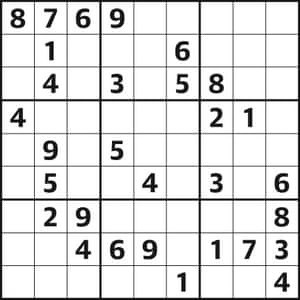
#> input picture sodokufail/sodoku.jpg, 300 x 300 px
$ python sodoku2.py
#> lines starting #> are read from the running program, lines starting #| are printed output that depends on the picture; after the words box and inside, x2 and y2 are one past the last pixel; in counts of white or black regions, pixels touching at a corner belong together
import cv2

image = cv2.imread('sodoku.jpg')
#> image is the input picture: shape (300, 300, 3); min 0, max 255, mean 222.9
result = image.copy()
gray = cv2.cvtColor(image, cv2.COLOR_BGR2GRAY)
thresh = cv2.threshold(
    gray, 0, 255, cv2.THRESH_BINARY_INV + cv2.THRESH_OTSU)[1]
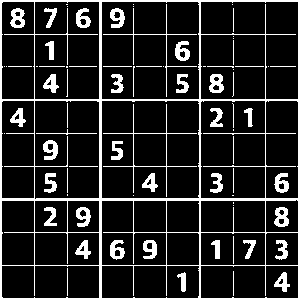
#> thresh: shape (300, 300); 14.9% white; 78 white regions (22 under 20 px), largest, box (x1, y1, x2, y2) and area: (0, 0, 300, 300) 7378, (103, 104, 197, 197) 367, (103, 4, 197, 97) 274

# Remove horizontal lines
horizontal_kernel = cv2.getStructuringElement(cv2.MORPH_RECT, (50, 1))
remove_horizontal = cv2.morphologyEx(
    thresh, cv2.MORPH_OPEN, horizontal_kernel, iterations=1)
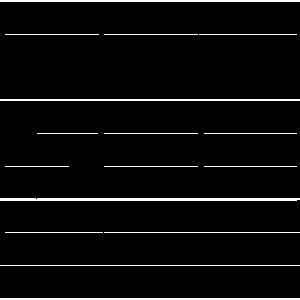
#> remove_horizontal: shape (300, 300); 4.5% white; 16 white regions
cv2.imshow("remove_horizontal", remove_horizontal)
cnts = cv2.findContours(
    remove_horizontal, cv2.RETR_EXTERNAL, cv2.CHAIN_APPROX_SIMPLE)
#> cnts = 16 contours, 12 with area under 20; largest, box (x1, y1, x2, y2) and area: (0, 198, 300, 201) 594, (0, 298, 300, 300) 299, (0, 99, 300, 101) 299, (0, 0, 300, 2) 299
cnts = cnts[0] if len(cnts) == 2 else cnts[1]
for c in cnts:
    cv2.drawContours(result, [c], -1, (255, 255, 255), 5)
#> this loop made 16 passes
#> c on passes 1, 2, 3, 4, 6, 7, 8, 9, 10, 11, 12, 13: [[0, 298], [0, 299], [299, 299], [299, 298]], [[0, 265], [299, 265]], [[104, 232], [299, 232]], [[5, 232], [102, 232]], [[204, 166], [296, 166]], [[104, 166], [197, 166]], [[5, 166], [68, 166]], [[204, 133], [296, 133]], [[104, 133], [197, 133]], [[37, 133], [97, 133]], [[0, 99], [0, 100], [299, 100], [299, 99]], [[199, 34], [296, 34]]
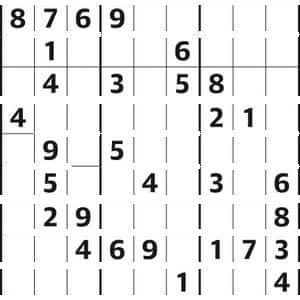
#> result: shape (300, 300, 3); 13.65% of pixels changed, all inside (x1, y1, x2, y2) = (0, 0, 300, 300)

# Remove vertical lines
vertical_kernel = cv2.getStructuringElement(cv2.MORPH_RECT, (1, 50))
#> vertical_kernel = 50 values from 1 to 1
remove_vertical = cv2.morphologyEx(
    thresh, cv2.MORPH_OPEN, vertical_kernel, iterations=1)
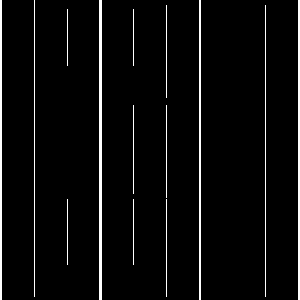
#> remove_vertical: shape (300, 300); 4.3% white; 14 white regions
cnts = cv2.findContours(
    remove_vertical, cv2.RETR_EXTERNAL, cv2.CHAIN_APPROX_SIMPLE)
#> cnts = 14 contours, 10 with area under 20; largest, box (x1, y1, x2, y2) and area: (99, 0, 102, 300) 598, (298, 0, 300, 300) 299, (199, 0, 201, 300) 299, (0, 0, 2, 300) 299
cv2.imshow("remove_orizontal", remove_vertical)

cnts = cnts[0] if len(cnts) == 2 else cnts[1]
for c in cnts:
    cv2.drawContours(result, [c], -1, (255, 255, 255), 5)
#> this loop made 14 passes
#> c on passes 1 to 12: [[166, 199], [166, 296]], [[133, 199], [133, 264]], [[67, 199], [67, 264]], [[166, 105], [166, 197]], [[133, 105], [133, 193]], [[133, 9], [133, 65]], [[67, 9], [67, 65]], [[265, 5], [265, 296]], [[166, 5], [166, 97]], [[298, 0], [298, 299], [299, 299], [299, 0]], [[199, 0], [199, 299], [200, 299], [200, 0]], [[99, 0], [99, 299], [101, 299], [101, 0]]
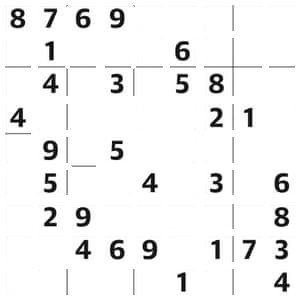
#> result: shape (300, 300, 3); 10.24% of pixels changed, all inside (x1, y1, x2, y2) = (0, 5, 300, 295)

cv2.imshow('thresh', thresh)
cv2.imshow('result', result)
cv2.imwrite('result.png', result)
cv2.waitKey()
